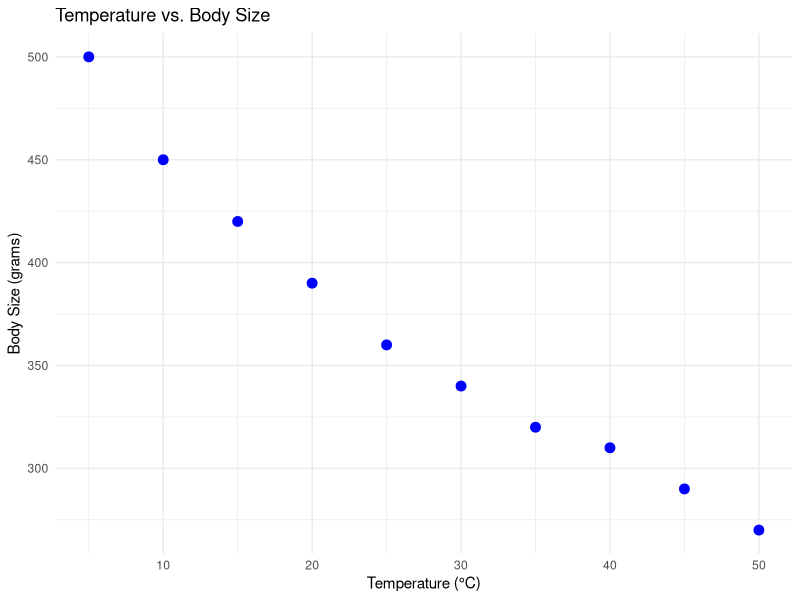
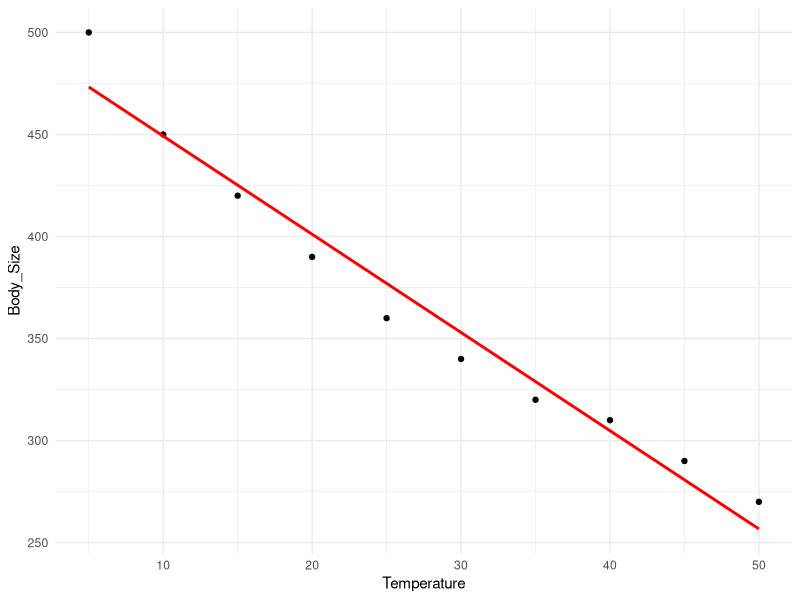
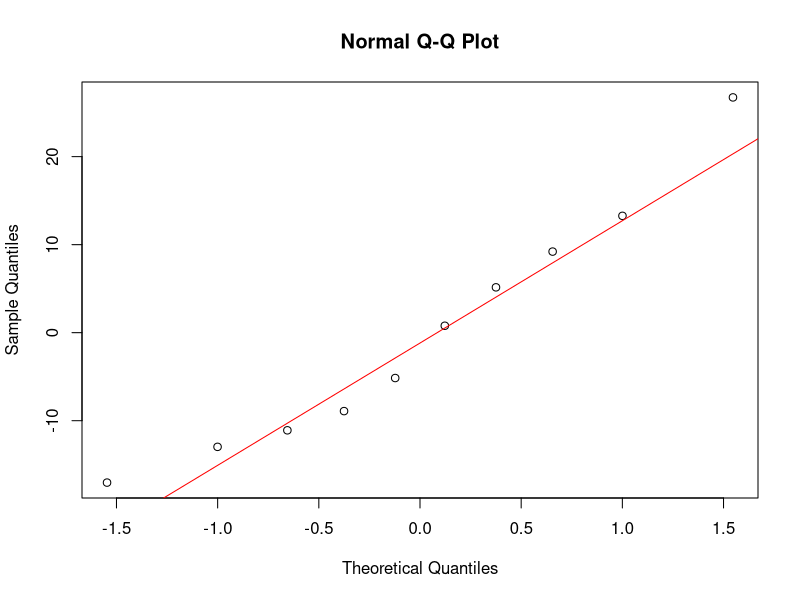
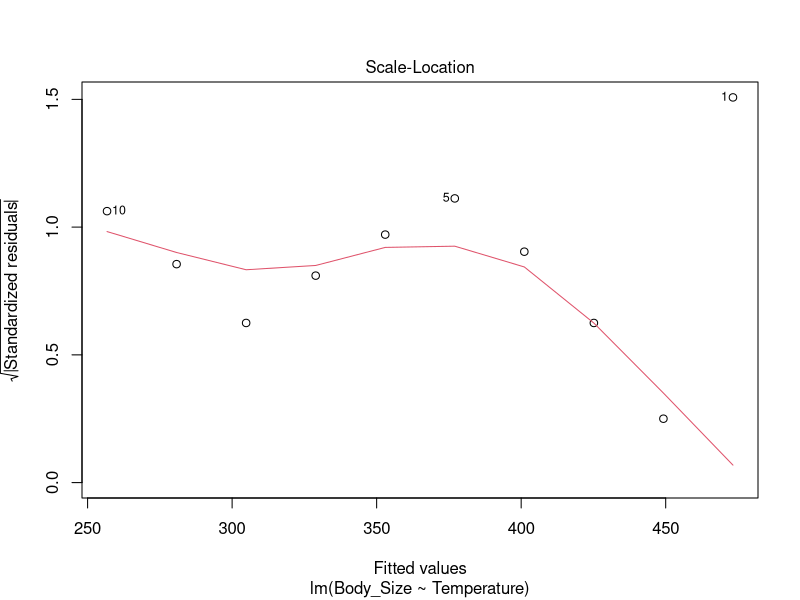
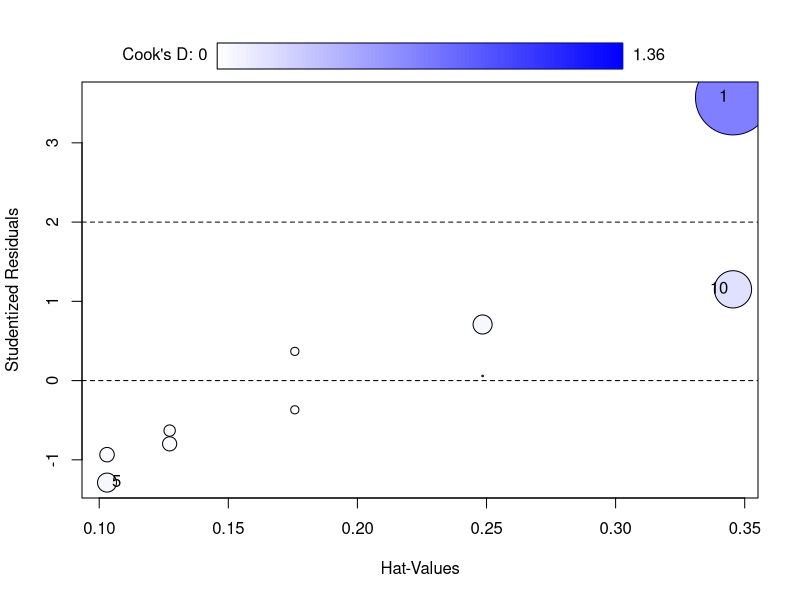
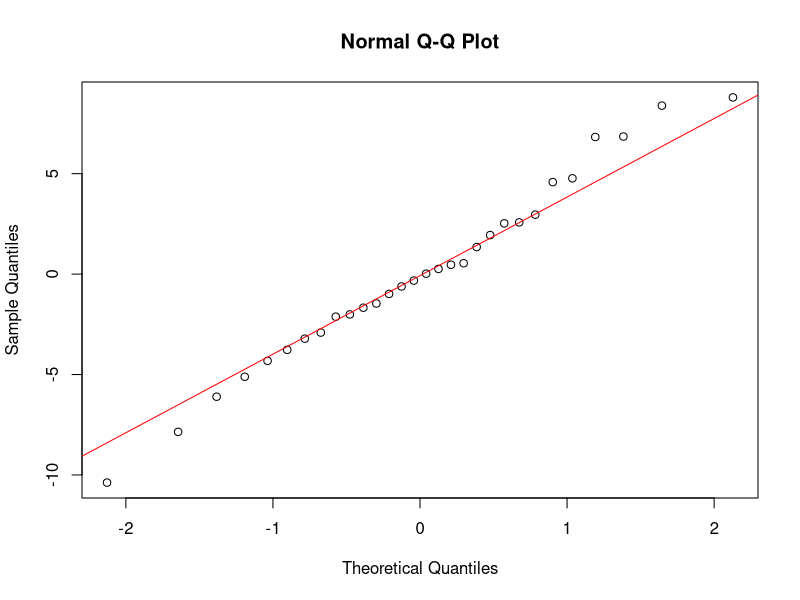
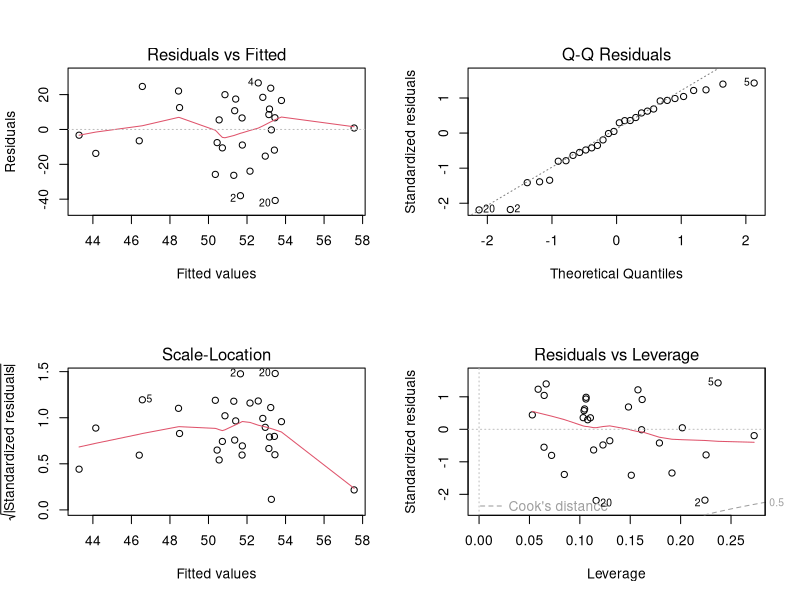
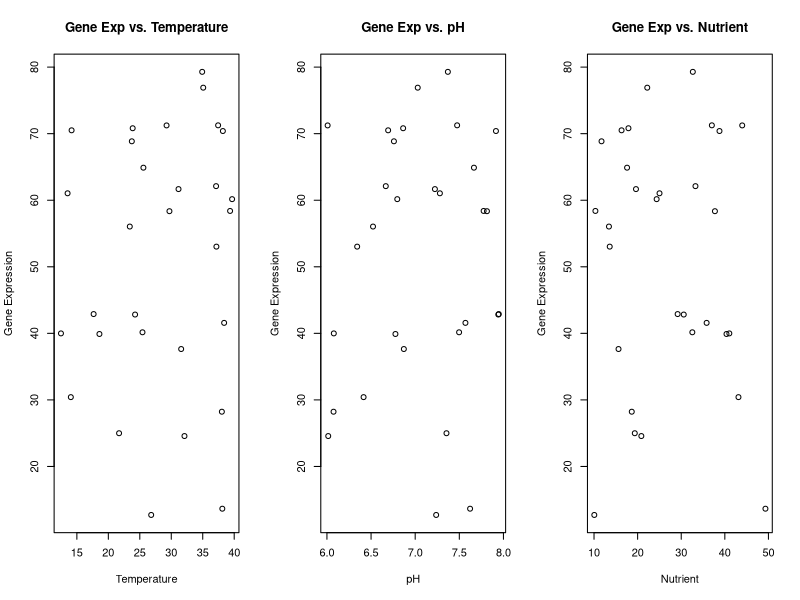

Reproduce these figures in R, in order. (Note: this script raises an error after producing the figures.)
##fit a linear model in statistics ##interpreting the statisitcal outputs ##investigating the model assumptions
##example: investigating the relationship between environmental temperature and body size
## Hypothesis: Larger body size is observed in colder climates (Bergmann's rule)

# Load required libraries
library(ggplot2)
library(car)  # For checking model assumptions
data(iris)
# Simulated dataset: Temperature (°C) vs. Body Size (grams)
data <- data.frame(
  Temperature = c(5, 10, 15, 20, 25, 30, 35, 40, 45, 50),
  Body_Size = c(500, 450, 420, 390, 360, 340, 320, 310, 290, 270)
)

# View dataset
print(data)
ggplot(data, aes(x = Temperature, y = Body_Size)) +
  geom_point(size = 3, color = "blue") +
  labs(title = "Temperature vs. Body Size",
       x = "Temperature (°C)", y = "Body Size (grams)") +
  theme_minimal()
# Fit the model
model <- lm(Body_Size ~ Temperature, data = data)

# Print the model summary
summary(model)

#The summary(model) output includes:
#Intercept [𝛽0]: expected body size when temperature = 0°C.
#Slope (𝛽1): Change in body size per 1°C increase in temperature.
#R-squared: Proportion of variance in body size explained by temperature.
#p-value: Whether the predictor (Temperature) significantly affects body size.

#Interpretation
#The slope (-4.8) suggests that for every 1°C increase in temperature, body size decreases by 4.8 grams.
#The p-value < 0.001 indicates this effect is statistically significant.
#The R-squared = 0.92 suggests 92% of variation in body size is explained by temperature.

##checking the model assumptions# (residual diagnostics)
#Linear regression assumes: Linearity – Relationship between X and Y is linear.
#Independence – Residuals are independent.
#Normality – Residuals should be normally distributed.
#Homoscedasticity – Residual variance should be constant.

#linearity check
ggplot(data, aes(x = Temperature, y = Body_Size)) +
  geom_point() +
  geom_smooth(method = "lm", se = FALSE, color = "red") +
  theme_minimal()

#If a curve appears, consider transformations (log, sqrt).

#normality check (QQ Plot)
qqnorm(resid(model))
qqline(resid(model), col = "red")
#Residuals should fall close to the line.

# Homoscedasticity (Equal Variance)
plot(model, which = 3)  # Scale-Location plot
#Points should be randomly scattered; no clear pattern.


#checking for outliers
influencePlot(model)
#Identifies influential data points affecting regression.


# Linking to Evolutionary Hypotheses
#Using this regression model, we can support Bergmann’s Rule by showing a negative relationship between temperature and body size.
#Further research could:Incorporate additional predictors (e.g., humidity, altitude).
#Use phylogenetic corrections if working with related species.
#Test interaction effects (e.g., does climate affect body size differently in different taxa?).


##ANOVA is used to compare the means of two or more groups to determine if there is a significant difference between them.
#One way ANOVA
#example: We compare gene expression levels across three different treatments.

set.seed(123)
data <- data.frame(
  Treatment = rep(c("Control", "DrugA", "DrugB"), each = 10),
  Gene_Expression = c(rnorm(10, mean = 50, sd = 5), 
                      rnorm(10, mean = 55, sd = 5),
                      rnorm(10, mean = 60, sd = 5))
)

head(data)

anova_model <- aov(Gene_Expression ~ Treatment, data = data)
summary(anova_model)
#If the p-value < 0.05, at least one group mean is significantly different.

#post hoc analysis (tukeys test)
#If ANOVA is significant, we check which groups differ.
TukeyHSD(anova_model)
#If p < 0.05, the two groups have a statistically significant difference.



#two way anova: interaction effects
#We test Gene Expression affected by both Treatment and Time.

set.seed(123)
data2 <- data.frame(
  Treatment = rep(c("Control", "DrugA", "DrugB"), each = 10),
  Time = rep(c("Day1", "Day2"), each = 5, times = 3),
  Gene_Expression = c(rnorm(5, 50, 5), rnorm(5, 52, 5),
                      rnorm(5, 55, 5), rnorm(5, 57, 5),
                      rnorm(5, 60, 5), rnorm(5, 62, 5))
)

# Convert categorical variables to factors
data2$Treatment <- as.factor(data2$Treatment)
data2$Time <- as.factor(data2$Time)

head(data2)
anova_model2 <- aov(Gene_Expression ~ Treatment * Time, data = data2)
summary(anova_model2)
##The interaction term (Treatment:Time) tells us if the effect of Treatment depends on Time.
#If p < 0.05, interaction is significant.

##checking assumptions
#Before interpreting ANOVA results, check assumptions:
#normality of residuals
shapiro.test(residuals(anova_model2))
qqnorm(residuals(anova_model2))
qqline(residuals(anova_model2), col = "red")
#p > 0.05 → Normality holds.
#p < 0.05 → Consider transformations (e.g., log(Gene_Expression)).
#Homogeneity of Variance (Levene’s Test)
library(car)
leveneTest(Gene_Expression ~ Treatment * Time, data = data2)
#p > 0.05 → Variances are equal.
#p < 0.05 → Consider Welch’s ANOVA (handles unequal variance).

##welch's anova
set.seed(123)
data_welch <- data.frame(
  Treatment = rep(c("Control", "DrugA", "DrugB"), each = 10),
  Gene_Expression = c(rnorm(10, mean = 50, sd = 5), 
                      rnorm(10, mean = 55, sd = 10),  # Larger variance
                      rnorm(10, mean = 60, sd = 15))  # Even larger variance
)

head(data_welch)
library(car)
#Check Variance Assumption (Levene’s Test)
leveneTest(Gene_Expression ~ Treatment, data = data_welch)
#If p < 0.05, variances are unequal, so Welch’s ANOVA is needed.

#Perform Welch’s ANOVA
oneway.test(Gene_Expression ~ Treatment, data = data_welch, var.equal = FALSE)
#If p < 0.05, at least one group is significantly different.
#Post-hoc Test: Games-Howell
#Since Tukey’s test assumes equal variance, we use Games-Howell instead.
library(rstatix)
games_howell_test(data_welch, Gene_Expression ~ Treatment)
#This tells us which specific groups are significantly different.



### Multiple Linear Regression
#Example: Predicting Gene Expression Levels
#In biological studies, gene expression (𝑌) may be influenced by multiple factors ((𝑋1,X2,𝑋3). For instance, let's examine how temperature, pH, and nutrient concentration affect gene expression levels.
#
# Load necessary libraries
library(ggplot2)
library(car)

# Create a dataset with 30 samples
set.seed(42)
data <- data.frame(
  Temperature = runif(30, min = 10, max = 40),  # Temperature in °C
  pH = runif(30, min = 6, max = 8),  # pH values
  Nutrient = runif(30, min = 10, max = 50),  # Nutrient concentration
  Gene_Expression = 5 + 2 * runif(30, min = 10, max = 40) - 3 * runif(30, min = 6, max = 8) + 0.5 * runif(30, min = 10, max = 50) + rnorm(30, 0, 5) # Random noise
)

# View the dataset
print(head(data))
# Fit the multiple regression model
model <- lm(Gene_Expression ~ Temperature + pH + Nutrient, data = data)

# Model summary
summary(model)

#Key Interpretation
#Each coefficient represents the change in gene expression per unit increase in the variable, keeping others constant.
#Significant predictors (low p-values) influence gene expression significantly.
#Adjusted R² tells us how much variation is explained by all predictors

#check the model assumption
# Checking residuals
par(mfrow=c(2,2))  # Arrange plots
plot(model)

#interpretation
#If residuals are randomly scattered, assumptions are met.
#If a clear pattern appears, consider transformations


#1. Checking for Linearity
#Why? Multiple regression assumes a linear relationship between predictors and the response variable. If the relationship is non-linear, transformation (e.g., log, sqrt) may be needed.
# Scatter plots of predictors vs. response
par(mfrow=c(1,3))
plot(data$Temperature, data$Gene_Expression, main="Gene Exp vs. Temperature", xlab="Temperature", ylab="Gene Expression")
plot(data$pH, data$Gene_Expression, main="Gene Exp vs. pH", xlab="pH", ylab="Gene Expression")
plot(data$Nutrient, data$Gene_Expression, main="Gene Exp vs. Nutrient", xlab="Nutrient", ylab="Gene Expression")

#interpretation
#If points follow a curved pattern, transformation may help.
#If spread is random, a transformation may not be necessary.

#2. Checking for Normality of Residuals
#Why? The residuals should be normally distributed.
#If they are skewed, transformations like log(Y), sqrt(Y), or Box-Cox may be needed.
qqnorm(resid(model))
qqline(resid(model), col = "red")  # Should be roughly straight
hist(resid(model), main="Histogram of Residuals", xlab="Residuals", col="lightblue", breaks=10)
shapiro.test(resid(model))
#p > 0.05 → Residuals are normal (no transformation needed).
#p < 0.05 → Residuals deviate from normality (consider transformations).

#3. Checking for Homoscedasticity (Equal Variance)
#Why? If residual variance is not constant, transformation can help stabilize it.
#Residual vs. Fitted Plot:
plot(model, which=3)  # Scale-Location plot
#If the spread widens or narrows, log(Y) or sqrt(Y) transformation can help.

#Breusch-Pagan Test:
library(lmtest)
bptest(model)
#p > 0.05 → No heteroscedasticity (equal variance).
#p < 0.05 → Unequal variance (transformation needed

#. Checking for Multicollinearity
#Why? High correlation between predictors can affect model interpretation.
#vairance inflation factor (VIF)
library(car)
vif(model)
#VIF < 5 → No multicollinearity, transformation not needed.
#VIF > 10 → Strong multicollinearity, consider removing/restructuring variables.

#Should We Apply a Transformation?
#If normality is violated → Try log(Gene_Expression), sqrt(Gene_Expression), or Box-Cox transformation.
#If residual variance is unequal → Apply log(Y), sqrt(Y), or power transformations.
#If relationship is non-linear → Try transformations on predictors (log(Temperature), sqrt(Nutrient), etc.).
#If multicollinearity is high → Remove highly correlated predictors or use Principal Component Regression (PCR).


##example: log transformation
data$Gene_Expression_log <- log(data$Gene_Expression)

# Fit the transformed model
model_log <- lm(Gene_Expression_log ~ Temperature + pH + Nutrient, data = data)

# Check assumptions again
par(mfrow=c(2,2))
plot(model_log)

#If residuals now appear normal and homoscedastic, log transformation was effective.
#If not, try other transformations (sqrt(), inverse(), etc.)

##Interaction effect in multiple regression
#Why Consider Interaction Effects?
#Sometimes, two variables together influence the response in a way that neither does alone.
#Example: The effect of Temperature on Gene Expression might depend on pH.
# Fit model with interaction effects
model_interaction <- lm(Gene_Expression ~ Temperature * pH + Nutrient, data = data)

# Summary of the model
summary(model_interaction)

# Interpretation of Interaction Terms:
#The coefficient of Temperature:pH tells us how the effect of Temperature on Gene Expression changes with pH.
#If significant (p < 0.05), it means there’s a strong interaction effect.

#library(ggplot2)
ggplot(data, aes(x = Temperature, y = Gene_Expression, color = as.factor(pH))) +
  geom_point() +
  geom_smooth(method = "lm", formula = y ~ x, se = FALSE) +
  labs(title = "Interaction Between Temperature and pH on Gene Expression")

##If slopes are different for different pH values, interaction is present.
#If lines are parallel, no interaction is needed.

##box-cox transformation for automatic selection
#Why Use Box-Cox?
#It finds the best power transformation (log, sqrt, etc.) automatically.
#Only applicable when Y > 0 (response variable must be positive)
##appplying the box-cox test
library(MASS)
boxcox(model, lambda = seq(-2, 2, 0.1))  # Lambda = 0 suggests log transformation
##The best transformation is at the peak of the curve.
#λ = 0 suggests a log transformation (log(Y)).
#λ = 0.5 suggests a square root transformation (sqrt(Y)).
#λ = 1 means no transformation is needed.

#fiting the model with optimal transformation
data$Gene_Expression_transformed <- log(data$Gene_Expression)  # Example if λ = 0

# Re-fit the model
model_transformed <- lm(Gene_Expression_transformed ~ Temperature + pH + Nutrient, data = data)

# Check assumptions again
par(mfrow=c(2,2))
plot(model_transformed)
#If residuals improve, transformation was effective!


###polynomial regression
#Example: Modeling Enzyme Activity vs. Substrate Concentration
#In enzyme kinetics, activity (Y) often follows a non-linear pattern with substrate concentration (X).We fit a polynomial regression to capture this curved relationship.
# Simulate an enzyme kinetics dataset
set.seed(123)
Substrate_Conc <- seq(0, 100, by = 5)
Enzyme_Activity <- 50 + 2 * Substrate_Conc - 0.05 * Substrate_Conc^2 + rnorm(length(Substrate_Conc), 0, 5)

# Create a dataframe
data_poly <- data.frame(Substrate_Conc, Enzyme_Activity)

# View data
print(head(data_poly))

##fit the polynomial regression model
# Fit a quadratic model (degree = 2)
poly_model <- lm(Enzyme_Activity ~ poly(Substrate_Conc, 2), data = data_poly)

# Model summary
summary(poly_model)
ggplot(data_poly, aes(x = Substrate_Conc, y = Enzyme_Activity)) +
  geom_point() +
  geom_smooth(method = "lm", formula = y ~ poly(x, 2), color = "red") +
  labs(title = "Enzyme Activity vs. Substrate Concentration (Quadratic Model)") +
  theme_minimal()
##Interpretation
#The polynomial term captures the curvature.
#If a higher degree term (cubic, quartic) is needed, increase the polynomial order.



###logistic regression
#Example: Predicting Cancer Cell Response to Drug Treatment
#When the outcome is binary (e.g., responsive vs. non-responsive), we use logistic regression.

# Simulated data: Drug Dose and Cell Response
set.seed(42)
data_logistic <- data.frame(
  Drug_Dose = runif(100, 0, 50),
  Response = as.factor(ifelse(runif(100) < plogis(-2 + 0.15 * runif(100, 0, 50)), "Resistant", "Sensitive"))
)

# View dataset
print(head(data_logistic))

##fit the logistic regression model
# Fit logistic model
log_model <- glm(Response ~ Drug_Dose, data = data_logistic, family = "binomial")

# Model summary
summary(log_model)
#Interpret Coefficients: The log-odds coefficient tells how response probability changes with dose.
#Odds ratio is computed using exp(coef(log_model)).
exp(coef(log_model))  # Convert log-odds to odds ratio
##Predict and plot
# Prediction for new doses
new_data <- data.frame(Drug_Dose = seq(0, 50, length.out = 100))
new_data$Predicted_Prob <- predict(log_model, newdata = new_data, type = "response")

# Plot
ggplot(data_logistic, aes(x = Drug_Dose, y = as.numeric(Response) - 1)) +
  geom_point(alpha = 0.5) +
  geom_line(data = new_data, aes(x = Drug_Dose, y = Predicted_Prob), color = "red") +
  labs(title = "Drug Dose vs. Probability of Cancer Cell Sensitivity") +
  theme_minimal()

##IRIS dataset as an example to explain the concenpts of regression
data(iris)
head(iris)
#Does Sepal.Width predict Sepal.Length?
#linear regression(Sepal.Length vs. Sepal.Width)
#Use if you expect a linear relationship between two continuous variables.
model_lm <- lm(Sepal.Length ~ Sepal.Width, data = iris)
summary(model_lm)

#Do Sepal.Width, Petal.Length, and Petal.Width together predict Sepal.Length?
##Multiple regression (Sepal.Length vs. Multiple Predictors)
#Use when multiple continuous variables influence the response.
model_multi <- lm(Sepal.Length ~ Sepal.Width + Petal.Length + Petal.Width, data = iris)
summary(model_multi)

## Use when residual plots suggest a curved (non-linear) relationship.
#Polynomial Regression (If Relationship is Non-linear)
model_poly <- lm(Sepal.Length ~ poly(Sepal.Width, 2), data = iris)
summary(model_poly)


#Can we classify Species using Sepal and Petal measurements?
##LOGISTIC regression (predicting species)
# Use when predicting a categorical outcome (Species).
install.packages("nnet")   # Only run if not installed
library(nnet)

model_logistic <- multinom(Species ~ Sepal.Length + Sepal.Width + Petal.Length + Petal.Width, data = iris)
summary(model_logistic)
exp(coef(model_logistic))  # Convert log-odds to odds ratios

#Each coefficient represents the log-odds of one species compared to the baseline (e.g., setosa).
#The exp(coef(model_logistic)) converts these log-odds to odds ratios.
#If an odds ratio > 1, the predictor increases the likelihood of that species.
#If an odds ratio < 1, the predictor decreases the likelihood

ggplot(iris, aes(x = Petal.Length, y = Petal.Width, color = Species)) +
  geom_point(size = 3) +
  labs(title = "Petal Size and Iris Species Classification") +
  theme_minimal()
#Setosa (Red) is well-separated from the other species.
#Versicolor (Green) and Virginica (Blue) overlap, meaning classification is harder between these two.



#ANOVA (Comparing Sepal.Length Across Species)
#Do different species have significantly different Sepal.Length values?
anova_model <- aov(Sepal.Length ~ Species, data = iris)
summary(anova_model)
#Use when comparing the mean Sepal.Length across multiple species groups.
TukeyHSD(anova_model)
#If p < 0.05, species differ significantly in Sepal.Length.
ggplot(iris, aes(x = Species, y = Sepal.Length, fill = Species)) +
  geom_boxplot() +
  labs(title = "Sepal Length Distribution Across Species") +
  theme_minimal()

#If boxes do not overlap, the species have statistically different Sepal.Length values.
#If ANOVA p < 0.05, at least one group has a significant difference








###stepwise model selection (AIC, BIC) for optimal predictor selection
#Why Use Stepwise Selection?
#Helps automate model selection by adding or removing predictors based on AIC (Akaike Information Criterion) or BIC (Bayesian Information Criterion).
#Lower AIC/BIC values indicate better models (while balancing complexity).
#AIC is more flexible (penalizes complexity less), while BIC prefers simpler models.

##fit a full model
#Using our Gene Expression ~ Temperature + pH + Nutrient example:
# Full model with all predictors
full_model <- lm(Gene_Expression ~ Temperature + pH + Nutrient, data = data)
summary(full_model)

#Step 2: Stepwise Selection Using AIC
#Automatic Selection (step() function)
# Stepwise selection using AIC (both directions: forward & backward)
stepwise_model_aic <- step(full_model, direction = "both", trace = TRUE)
summary(stepwise_model_aic)
#direction = "both" allows both forward selection (adding variables) and backward elimination (removing variables).

#Stepwise Selection Using BIC
#BIC penalizes more complex models stronger than AIC.
# Stepwise selection using BIC
stepwise_model_bic <- step(full_model, direction = "both", k = log(nrow(data)), trace = TRUE)
summary(stepwise_model_bic)
##Setting k = log(n) applies BIC instead of AIC

##compare models
AIC(full_model, stepwise_model_aic, stepwise_model_bic)
BIC(full_model, stepwise_model_aic, stepwise_model_bic)
#The model with the lowest AIC or BIC is the best.


